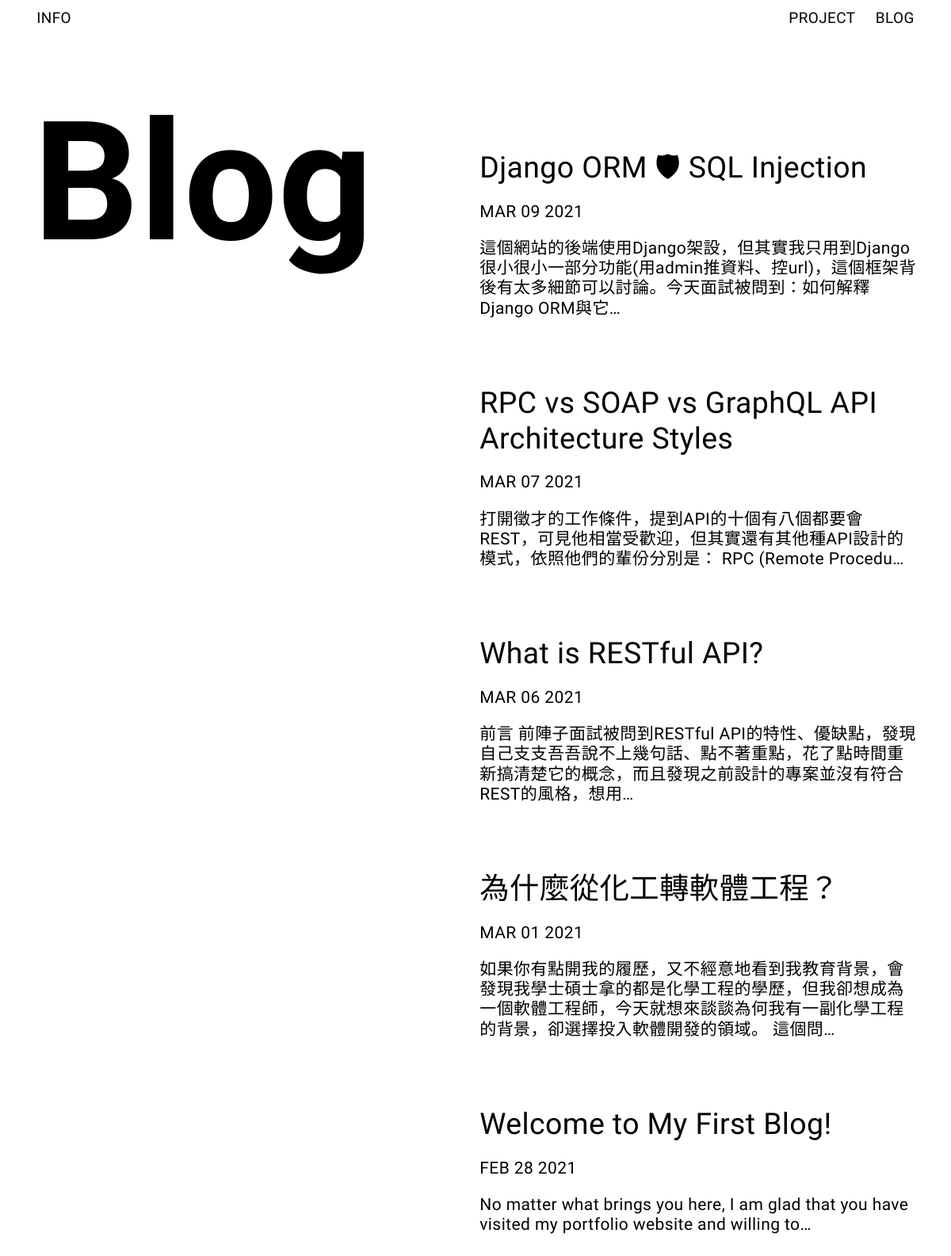
Screenshot of /blog/ with the database file from the repository.
### blog/models.py (models this page shows, shortened)
class Blog(models.Model):
    title = models.CharField(max_length=200)
    description = models.TextField()
    date = models.DateField()

### blog/views.py (the view)
# urls.py: path('', views.all_blog, name='all_blog'),
def all_blog(request):
    blogs = Blog.objects.order_by('-date')[:5]
    return render(request, 'blog/all_blog.html', {'blogs': blogs})

### blog/templates/blog/all_blog.html (shortened to what this page needs)
{% extends 'info/base.html' %}
{% block head %}
{% load static %}
<link rel="stylesheet" href="{% static 'blog/blog.css' %}">
{% endblock %}
{% block content %}
{% load static %}
<div class="column section">
    <h1 class="left-column blog-heading">Blog</h1>
    <div class="right-column blog-detail">
        {% for blog in blogs %}
        <a href="{% url 'blog:detail_blog' blog.id %}">
            <h2 class="blog-title">{{ blog.title|safe }}</h2>
        </a>
        <p class="blog-date">{{ blog.date|date:'M d Y'|upper }}</p>
        <p class="blog-content">{{ blog.description|striptags|truncatechars:100 }}
        </p>
        {% endfor %}
    </div>
</div>
{% endblock %}

### info/static/info/style.css (style rules this page uses)
* { margin: 0; padding: 0; box-sizing: border-box; font-size: 100%; font-weight: 300; font: inherit; vertical-align: baseline; }
:root { --ms-2: 0.56rem; --ms-1: 0.75rem; --ms0: 1rem; --ms1: 1.33rem; --ms2: 1.78rem; --ms3: 2.37rem; --ms4: 3.16rem; --ms5: 4.21rem; --ms6: 5.61rem; --ms7: 7.48rem; --ms8: 9.97rem; --ms9: 13.29rem; --ms10: 17.71rem; --ms11: 23.61rem; --ms12: 31.47rem; }
html, body { line-height: 1.2; font-family: "Arimo", helvetica, arial, sans-serif; height: auto; letter-spacing: 0.02em; background: #ffffff; font-size: 18px; }
@media (min-width: 576px) { html, body { font-size: 19px; } }
@media (min-width: 768px) { html, body { font-size: 20px; } }
@media (min-width: 1024px) { html, body { font-size: 21px; } }
body::before { content: ""; position: fixed; top: -10rem; left: 0px; background: rgb(255, 255, 255); width: 100vw; height: calc(10rem + 100vh); z-index: -1; }
li, a { font-size: 0.95em; color: black; text-decoration: none; list-style: none; }
.section { margin: 5rem 2em 4em; }
.column { display: flex; flex-wrap: wrap; }
.left-column { flex: 1; position: relative; }
.right-column { flex: 1; }
.left-column ul, .right-column p { padding-top: 1em; }

### blog/static/blog/blog.css (style rules this page uses)
.blog-heading { width: 100%; font-size: var(--ms8); text-align: left; font-weight: 900; }
.blog-detail { padding-top: 4em; padding-left: 0.5em; }
.blog-title { font-size: var(--ms2); }
.blog-content { padding-bottom: 4em; }

### rows the page displays
Blog: title "Django ORM 🛡 SQL Injection", date "MAR 09 2021", description "這個網站的後端使用Django架設，但其實我只用到Django很小很小一部分功能(用admin推資料、控url)，這個框架背後有太多細節可以討論。今天面試被問到：如何解釋Django ORM與它…"
Blog: title "RPC vs SOAP vs GraphQL API Architecture Styles", date "MAR 07 2021", description "打開徵才的工作條件，提到API的十個有八個都要會REST，可見他相當受歡迎，但其實還有其他種API設計的模式，依照他們的輩份分別是： RPC (Remote Procedu…"
Blog: title "What is RESTful API?", date "MAR 06 2021", description "前言 前陣子面試被問到RESTful API的特性、優缺點，發現自己支支吾吾說不上幾句話、點不著重點，花了點時間重新搞清楚它的概念，而且發現之前設計的專案並沒有符合REST的風格，想用…"
Blog: title "為什麼從化工轉軟體工程？", date "MAR 01 2021", description "如果你有點開我的履歷，又不經意地看到我教育背景，會發現我學士碩士拿的都是化學工程的學歷，但我卻想成為一個軟體工程師，今天就想來談談為何我有一副化學工程的背景，卻選擇投入軟體開發的領域。 這個問…"
Blog: title "Welcome to My First Blog!", date "FEB 28 2021", description "No matter what brings you here, I am glad that you have visited my portfolio website and willing to…"
